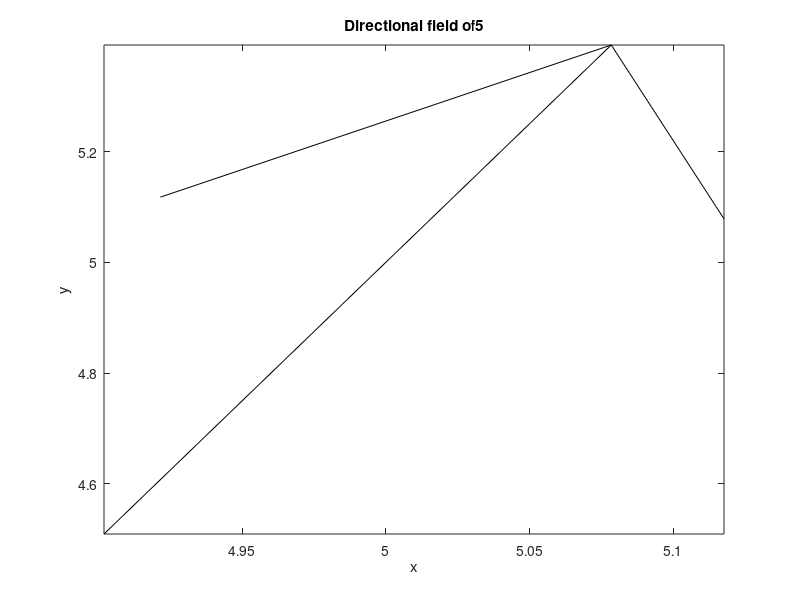

Source code (MATLAB):
% Direction Field Visualizer
% For ODE's of form dy/dx = f(x, y)
% Julian Spencer w/ help of ChatGPT 4o
% 2025-Jan-24

clear; clc;

% Input
try
    % Specify ODE
    disp('Enter an ODE in the form dy/dx = f(x, y). (Do not use element-wise operators. Make sure to use * for every multiplication operation and / for every division.):');
    funcString = input('dy/dx = ', 's');
    modFuncString = strrep(funcString, '^', '.^');
    modFuncString = strrep(modFuncString, '*', '.*');
    modFuncString = strrep(modFuncString, '/', './');
    func = str2func(['@(x,y)', modFuncString]);

    testX = rand(1, 10);
    testY = rand(1, 10);
    try
        testSlope = func(testX, testY);
        clear testSlope;
    catch innerME
        error('The function you entered was not a valid function. Please enter a function of the form dy/dx = f(x, y). For example, dy/dx = "x + y".');
    end
    clear testX testY;

    %Specify bounds & spacing
    disp('Enter intended bounds & spacing:');
    xString = input('X bounds & spacing (lower:spacing:upper): ', 's');
    yString = input('Y bounds & spacing (lower:spacing:upper): ', 's');

    x = eval(xString);
    y = eval(yString);
    
    if ~isnumeric(x)
            error('The x bounds you entered were not a valid numeric range. Please enter it in the form "lowerBound:spacing:upperBound". For example, "-2:0.5:1".');
    end
    if ~isnumeric(y)
            error('The y bounds you entered were not a valid numeric range. Please enter it in the form "lowerBound:spacing:upperBound". For example, "-2:0.5:1".');
    end
catch outerME
    disp('Terminating program due to invalid input...');
    error(['Reason: ', outerME.message]);
end

% Create grid
[X, Y] = meshgrid(x, y);

% Populate slopes
Z = func(X, Y);

% Account for undefined results
undefinedMask = isnan(Z) | isinf(Z);
undefinedX = X(undefinedMask);
undefinedY = Y(undefinedMask);
Z_clean = Z(~undefinedMask);
X_clean = X(~undefinedMask);
Y_clean = Y(~undefinedMask);
undefinedCoordinatesX = undefinedX;
undefinedCoordinatesY = undefinedY;

% Recompute normalized vectors for valid points
L = sqrt(1 + Z_clean.^2);
u = 0.5 ./ L;
v = 0.5 * Z_clean ./ L;
X_start = X_clean - u;
Y_start = Y_clean - v;

% Plot the directional field
figure;
quiver(X_start, Y_start, 2*u, 2*v, 'k');
hold on;
plot(undefinedX, undefinedY, 'ko'); % Plot undefined as holes
axis tight;
xlabel('x');
ylabel('y');
t = "Directional field of ";
t = strcat(t, funcString);
title(t);
hold off;